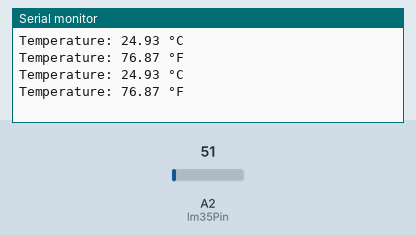
Simulated run of this sketch. Board: Arduino Uno, built with avr-gcc and run on an emulated ATmega328P. Parts: the last lines printed to the serial monitor. The test bench sets the inputs (shaded band); at power-on: A2 (lm35Pin) = 51.

Above: at 1.8 s.
1.9 s: A2 (lm35Pin) set to 61
At 2.8 s:
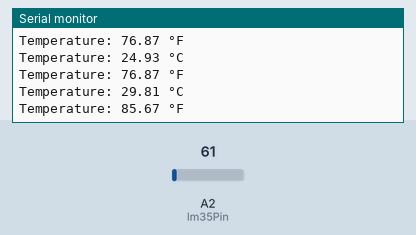
3.4 s: A2 (lm35Pin) set to 71
At 4.7 s:
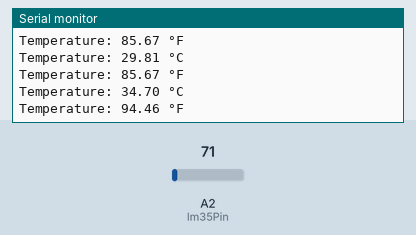
Timing chart, 0 to 6.4 s (numbered marks = the images above; inputs shaded):
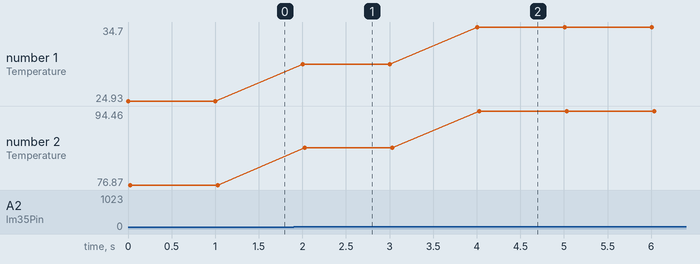

Measured:
- after the input at 1.9 s, the serial monitor: prints a new line after 0.10 s (image 1)
- after the input at 3.4 s, the serial monitor: prints a new line after 0.61 s (image 2)
- plotted number 1: 24.93 → 29.81 after the input at 1.9 s, 29.81 → 34.7 after the input at 3.4 s
- plotted number 2: 76.87 → 85.67 after the input at 1.9 s, 85.67 → 94.46 after the input at 3.4 s

The sketch:

LM35_01.ino
```cpp
// 핀 정의
const int lm35Pin = A2;  // LM35가 연결된 아날로그 핀

void setup() {
  // 시리얼 통신 시작 (baud rate: 9600)
  Serial.begin(9600);
}

void loop() {
  // 아날로그 값 읽기 (0-1023)
  int sensorValue = analogRead(lm35Pin);

  // 아날로그 값을 전압으로 변환 (5V 기준)
  float voltage = sensorValue * (5.0 / 1023.0);

  // 전압을 온도로 변환 (LM35: 10mV/°C)
  float temperatureC = voltage * 100;

  // 섭씨 온도 출력
  Serial.print("Temperature: ");
  Serial.print(temperatureC);
  Serial.println(" °C");

  // 화씨 온도 계산 및 출력 (선택사항)
  float temperatureF = (temperatureC * 9.0 / 5.0) + 32.0;
  Serial.print("Temperature: ");
  Serial.print(temperatureF);
  Serial.println(" °F");

  // 1초 대기
  delay(1000);
}
```
